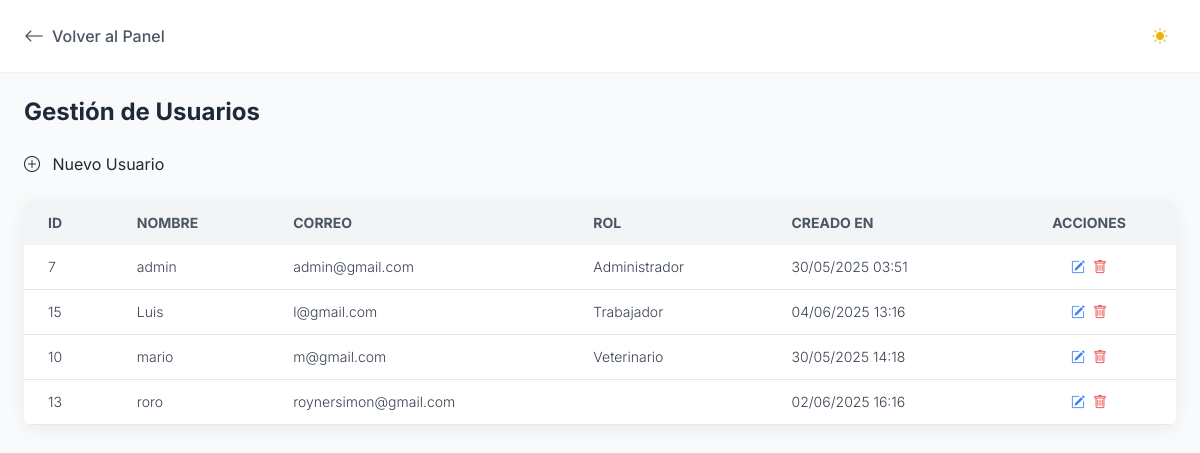
Screenshot of /usuarios.php (signed in) with the database file from the repository.
### tables this page shows
CREATE TABLE `usuarios` (
  `id` int(11) NOT NULL,
  `nombre` varchar(100) DEFAULT NULL,
  `correo` varchar(100) DEFAULT NULL,
  `contrasena` varchar(255) DEFAULT NULL,
  `rol` enum('administrador','trabajador','veterinario') DEFAULT 'trabajador',
  `creado_en` timestamp NOT NULL DEFAULT current_timestamp()
);

### usuarios.php (the view, shortened to what this page needs)
<?php
include 'db.php';
$users = [];
try {
    $stmt = $conn->query("SELECT id, nombre, correo, rol, creado_en FROM usuarios ORDER BY nombre ASC");
    $users = $stmt->fetchAll(PDO::FETCH_ASSOC);
} catch (PDOException $e) {
    error_log("Error al obtener usuarios: " . $e->getMessage());
    set_message("Error al cargar la lista de usuarios: " . $e->getMessage(), "error");
    if (isset($_SESSION['message'])) {
        $message = $_SESSION['message'];
        $message_type = $_SESSION['message_type'];
        unset($_SESSION['message']);
        unset($_SESSION['message_type']);
    }
}
?>
<!DOCTYPE html>
<html lang="es" class="h-full">
<head>
    <script src="https://cdn.tailwindcss.com"></script>
    <link rel="stylesheet" href="https://cdn.jsdelivr.net/npm/bootstrap-icons@1.11.3/font/bootstrap-icons.min.css">
</head>
<body x-data="appData()" x-init="init()" class="h-full bg-gray-50 font-sans text-gray-800 dark:bg-gray-900 dark:text-gray-100 transition-colors duration-200 flex flex-col min-h-screen">
    <header class="bg-white dark:bg-gray-800 shadow-sm sticky top-0 z-40">
        <div class="px-6 py-4 flex justify-between items-center">
            <div class="flex items-center space-x-4">
                <div class="flex items-center space-x-4">
                    <a href="./dashboard.php" class="flex items-center text-gray-600 dark:text-gray-300 hover:text-primary-600 dark:hover:text-primary-400">
                        <i class="bi bi-arrow-left text-xl mr-2"></i>
                        <span class="font-medium">Volver al Panel</span>
                    </a>
                </div>
            </div>
            <div class="flex items-center space-x-4">
                <div class="hidden md:flex items-center space-x-4">
                        <button id="theme-toggle" class="p-2 rounded-full hover:bg-gray-100 dark:hover:bg-gray-700 focus:outline-none" @click="toggleTheme()">
                            <i class="bi bi-sun-fill text-yellow-500 dark:hidden"></i>
                        </button>
                    </div>
                </div>
            </div>
    </header>
    <div class="flex-grow p-6">
        <h2 class="text-2xl font-bold text-gray-800 dark:text-white mb-6">Gestión de Usuarios</h2>
        <button @click="openAddModal = true; resetAddUserForm()" class="btn-primary mb-6">
            <i class="bi bi-plus-circle mr-2"></i> Nuevo Usuario
        </button>
        <div class="overflow-x-auto bg-white dark:bg-gray-800 rounded-lg shadow-soft">
            <table class="w-full text-left whitespace-nowrap">
                <thead>
                    <tr class="bg-gray-100 dark:bg-gray-700 text-gray-600 dark:text-gray-300 uppercase text-sm leading-normal">
                        <th class="py-3 px-6 text-left">ID</th>
                        <th class="py-3 px-6 text-left">Nombre</th>
                        <th class="py-3 px-6 text-left">Correo</th>
                        <th class="py-3 px-6 text-left">Rol</th>
                        <th class="py-3 px-6 text-left">Creado En</th>
                        <th class="py-3 px-6 text-center">Acciones</th>
                    </tr>
                </thead>
                <tbody class="text-gray-700 dark:text-gray-200 text-sm font-light">
                    <?php if (empty($users)): ?>
                        <tr>
                            <td colspan="6" class="py-3 px-6 text-center">No hay usuarios registrados.</td>
                        </tr>
                    <?php else: ?>
                        <?php foreach ($users as $user): ?>
                            <tr class="border-b border-gray-200 dark:border-gray-700 hover:bg-gray-50 dark:hover:bg-gray-700">
                                <td class="py-3 px-6"><?php echo htmlspecialchars($user['id']); ?></td>
                                <td class="py-3 px-6"><?php echo htmlspecialchars($user['nombre']); ?></td>
                                <td class="py-3 px-6"><?php echo htmlspecialchars($user['correo']); ?></td>
                                <td class="py-3 px-6 capitalize"><?php echo htmlspecialchars($user['rol']); ?></td>
                                <td class="py-3 px-6"><?php echo htmlspecialchars(date('d/m/Y H:i', strtotime($user['creado_en']))); ?></td>
                                <td class="py-3 px-6 text-center">
                                    <div class="flex item-center justify-center space-x-2">
                                        <button @click="editUser(<?php echo htmlspecialchars(json_encode($user)); ?>)"
                                                class="btn-icon text-blue-500 hover:text-blue-700" title="Editar">
                                            <i class="bi bi-pencil-square"></i>
                                        </button>
                                        <button @click="confirmDelete(<?php echo htmlspecialchars($user['id']); ?>)"
                                                class="btn-icon text-red-500 hover:text-red-700" title="Eliminar">
                                            <i class="bi bi-trash"></i>
                                        </button>
                                    </div>
                                </td>
                            </tr>
                        <?php endforeach; ?>
                    <?php endif; ?>
                </tbody>
            </table>
        </div>
    </div>
</body>
</html>

### usuarios.php (style rules this page uses)
.btn-primary { @apply bg-primary-600 text-white px-4 py-2 rounded-lg hover:bg-primary-700 transition duration-200 focus:outline-none focus:ring-2 focus:ring-primary-500 focus:ring-opacity-50; }
.btn-icon { @apply p-2 rounded-full hover:bg-gray-100 dark:hover:bg-gray-700 text-gray-600 dark:text-gray-300 transition duration-200; }

### rows the page displays
usuarios: id "7", nombre "admin", correo "admin@gmail.com", rol "Administrador", creado_en "30/05/2025 03:51"
usuarios: id "15", nombre "Luis", correo "l@gmail.com", rol "Trabajador", creado_en "04/06/2025 13:16"
usuarios: id "10", nombre "mario", correo "m@gmail.com", rol "Veterinario", creado_en "30/05/2025 14:18"
usuarios: id "13", nombre "roro", correo "roynersimon@gmail.com", creado_en "02/06/2025 16:16"
